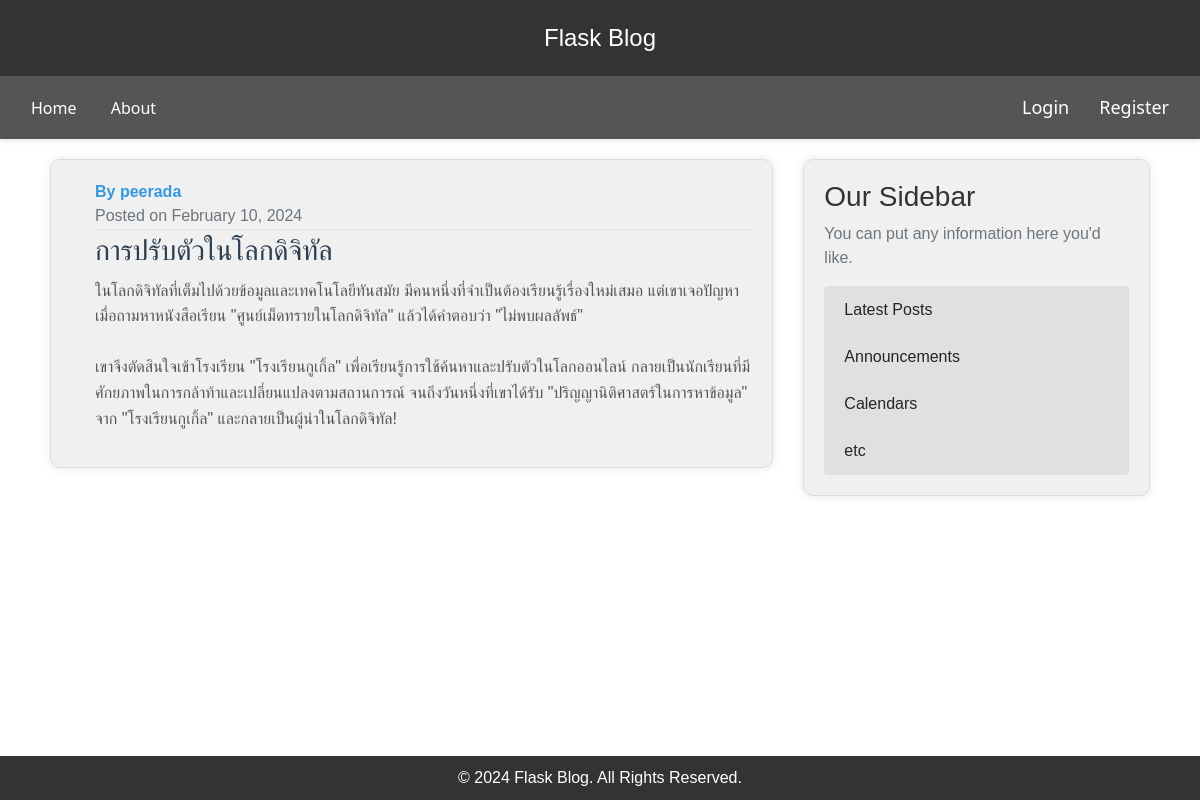
Screenshot of /post/8 with the database file from the repository.
### flaskblog/model.py (models this page shows, shortened)
class User(db.Model, UserMixin):
    id = db.Column(db.Integer, primary_key=True)
    username = db.Column(db.String(20), unique=True, nullable=False)
    email = db.Column(db.String(120), unique=True, nullable=False)
    image_file = db.Column(db.String(20), nullable=False, default='default.jpg')
    password = db.Column(db.String(60), nullable=False)
    posts = db.relationship('Post', backref='author', lazy=True)

class Post(db.Model):
    id = db.Column(db.Integer, primary_key=True)
    title = db.Column(db.String(100), nullable=False)
    date_posted = db.Column(db.DateTime, nullable=False, default=datetime.utcnow())
    content = db.Column(db.Text, nullable=False)
    user_id = db.Column(db.Integer, db.ForeignKey('user.id'), nullable=False)

### flaskblog/routes.py (the view)
@app.route("/post/<int:post_id>")
def post(post_id):
    post = Post.query.get_or_404(post_id)
    return render_template('post.html', title=post.title, post=post)

### flaskblog/templates/post.html (shortened to what this page needs)
{% extends "layout.html" %}
{% block content %}
    <article class="media content-section">
        <div class="media-body ml-4">
            <div class="article-metadata">
                <span class="mr-2">
                    <a href="{{ url_for('user_posts', username=post.author.username) }}" class="article-link">
                        <strong>By {{ post.author.username }}</strong><br>
                    </a>
                </span>
                <span class="text-muted">
                    Posted on {{ post.date_posted.strftime('%B %d, %Y') }}
                </span>
            </div>
            <h2 class="article-title">{{ post.title }}</h2>
            <p class="article-content">{{ post.content }}</p>
        </div>
    </article>
{% endblock content %}

### flaskblog/static/main.css (style rules this page uses)
body { background: #fafafa; color: #333333; margin-top: 5rem; }
h1, h2, h3, h4, h5, h6 { color: #444444; }
.content-section { background: #ffffff; padding: 10px 20px; border: 1px solid #dddddd; border-radius: 3px; margin-bottom: 20px; }
.article-title { color: #444444; }
.article-content { white-space: pre-line; }
.article-metadata { padding-bottom: 1px; margin-bottom: 4px; border-bottom: 1px solid #e3e3e3 }
body { display: flex; flex-direction: column; min-height: 100vh; }
.article-link { text-decoration: none; color: #3498db; transition: color 0.3s ease; }
.article-title { font-size: 28px; color: #2c3e50; margin-bottom: 10px; }
.article-content { color: #555; line-height: 1.6; }
body { background-color: #fff; margin: 0; }

### flaskblog/templates/layout.html (style rules this page uses)
body { font-family: 'Arial', sans-serif; background-color: #ffffff; color: #000000; margin: 0; padding: 0; }
.content-section { background-color: #f0f0f0; padding: 20px; margin-bottom: 20px; border-radius: 10px; box-shadow: 0 0 10px rgba(0, 0, 0, 0.1); transition: transform 0.3s ease; }
body { display: flex; flex-direction: column; min-height: 100vh; }

### rows the page displays
User: author.username "peerada"
Post: date_posted "February 10, 2024", title "การปรับตัวในโลกดิจิทัล", content "ในโลกดิจิทัลที่เต็มไปด้วยข้อมูลและเทคโนโลยีทันสมัย มีคนหนึ่งที่จำเป็นต้องเรียนรู้เรื่องใหม่เสมอ แต่เขาเจอปัญหาเมื่อถามหาหนังสือเรียน \"ศูนย์เม็ดทรายในโลกดิจิทัล\" แล้วได้คำตอบว่า \"ไม่พบผลลัพธ์\" เขาจึงตัดสินใจเข้าโรงเรียน \"โรงเรียนกูเกิ้ล\" เพื่อเรียนรู้การใช้ค้นหาและปรับตัวในโลกออนไลน์ กลายเป็นนักเรียนที่มีศักยภาพในการกล้าท้าและเปลี่ยนแปลงตามสถานการณ์ จนถึงวันหนึ่งที่เขาได้รับ \"ปริญญานิติศาสตร์ในการหาข้อมูล\" จาก \"โรงเรียนกูเกิ้ล\" และกลายเป็นผู้นำในโลกดิจิทัล!"
